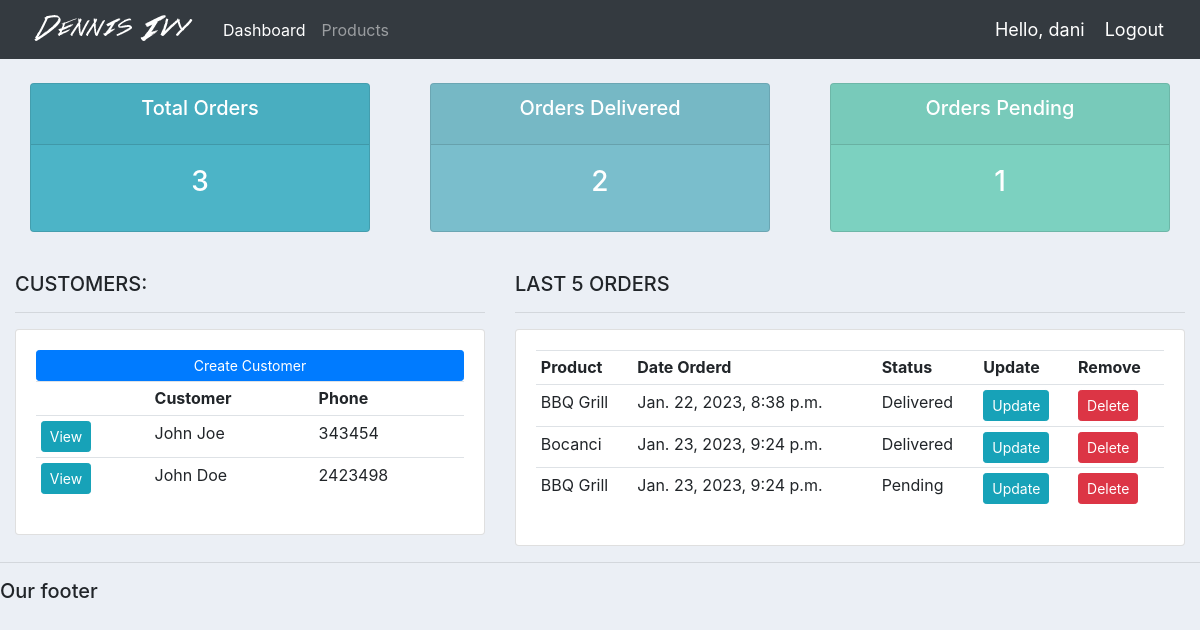
Before: / (signed in) with the older database file.
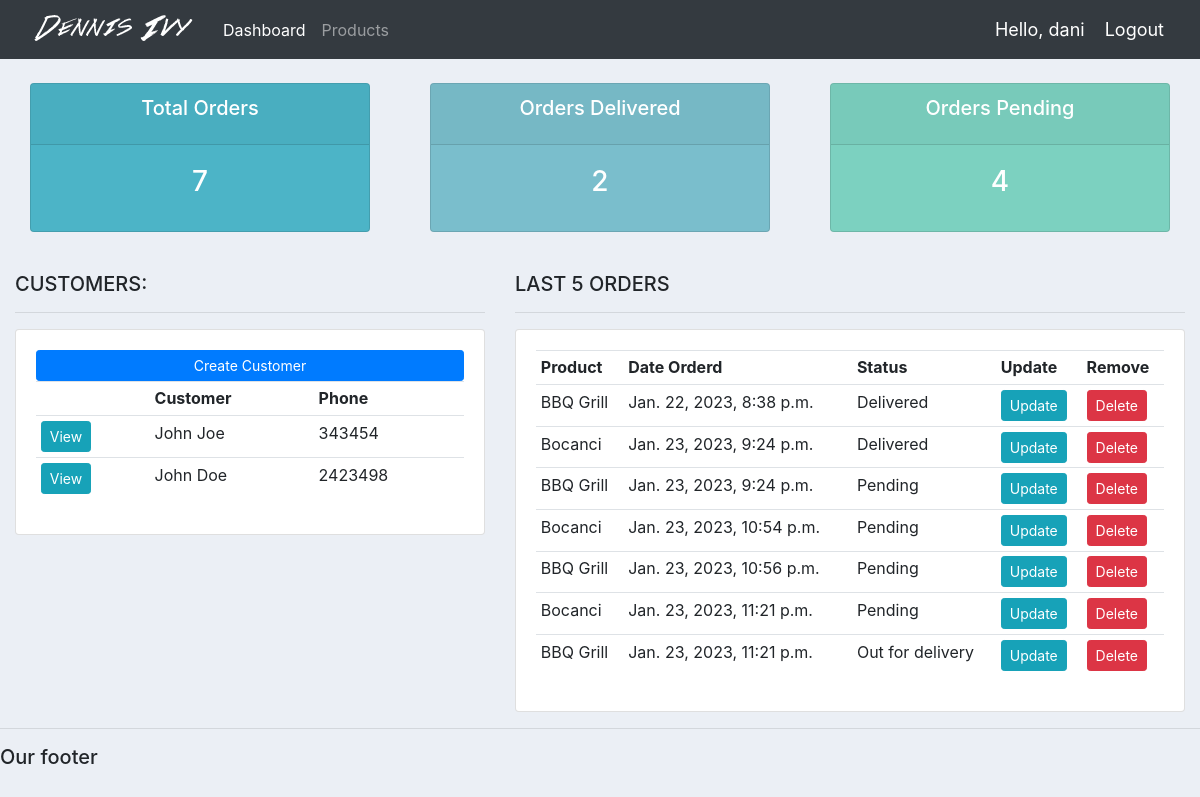
After: the same page with the newer database file.
### accounts/models.py (models this page shows, shortened)
class Customer(models.Model):
    name = models.CharField(max_length=200, null=True)
    phone = models.CharField(max_length=200, null=True)
    email = models.CharField(max_length=200, null=True)
    date_created = models.DateTimeField(auto_now_add=True)

class Order(models.Model):
    STATUS = (
        ('Pending', 'Pending'),
        ('Out for delivery', 'Out for delivery'),
        ('Delivered', 'Delivered'),
    )
    customer = models.ForeignKey(Customer, null=True, on_delete=models.SET_NULL) #relationship... relatii una la mai multe
    product = models.ForeignKey(Product, null=True, on_delete=models.SET_NULL)
    date_created =models.DateTimeField(auto_now_add=True)
    status = models.CharField(max_length=200, null=True, choices=STATUS)
    note = models.CharField(max_length=1000, null=True)

class Product(models.Model):
    CATEGORY = (
        ('Indoor', 'Indoor'),
        ('Out Door', 'Out Door'),
    )
    name = models.CharField(max_length=200, null=True)
    price = models.FloatField(null=True)
    category = models.CharField(max_length=200, null=True, choices=CATEGORY)
    description = models.CharField(max_length=200, null=True, blank=True)
    date_created = models.DateTimeField(auto_now_add=True)
    tags = models.ManyToManyField(Tag)
    def __str__(self):
        return self.name

### accounts/views.py (the view)
# urls.py: path('', views.home, name="home"),
@login_required(login_url='login')
def home(request):
    orders = Order.objects.all()
    customers = Customer.objects.all()
    total_customers = customers.count()
    total_orders = orders.count()
    delivered = orders.filter(status='Delivered').count()
    pending = orders.filter(status='Pending').count()
    context = {'orders':orders, 'customers':customers,
                'total_orders': total_orders, 'delivered': delivered,
                'pending': pending}
    return render(request, 'accounts/dashboard.html', context)

### accounts/templates/accounts/dashboard.html
{% extends 'accounts/main.html' %}
{% block content %}
{% include 'accounts/status.html' %}
<br>
<div class="row">
    <div class="col-md-5">
        <h5>CUSTOMERS:</h5>
        <hr>
        <div class="card card-body">
            <a class="btn btn-primary btn-sm btn-block" href="">Create Customer
            </a>
            <table class="table table-sm">
                <tr>
                    <th></th>
                    <th>Customer</th>
                    <th>Phone</th>
                </tr>
                {% for customer in customers %}
                    <tr>
                        <td><a class="btn btn-sm btn-info" href="{% url 'customer' customer.id %}">View</a></td>
                        <td>{{customer.name}}</td>
                        <td>{{customer.phone}}</td>
                    </tr>
                {% endfor %}
            </table>
        </div>
    </div>
    <div class="col-md-7">
        <h5>LAST 5 ORDERS</h5>
        <hr>
        <div class="card card-body">
            <table class="table table-sm">
                <tr>
                    <th>Product</th>
                    <th>Date Orderd</th>
                    <th>Status</th>
                    <th>Update</th>
                    <th>Remove</th>
                </tr>
                {% for order in orders %}
                    <tr>
                        <td>{{order.product}}</td>
                        <td>{{order.date_created}}</td>
                        <td>{{order.status}}</td>
                        <td><a class="btn btn-sm btn-info" href="{% url 'update_order' order.id %}">Update</a></td>
                        <td><a class="btn btn-sm btn-danger" href="{% url 'delete_order' order.id %}">Delete</a></td>
                    </tr>
                {% endfor %}
            </table>
        </div>
    </div>
</div>
{% endblock %}

### accounts/templates/accounts/main.html (shortened to what this page needs)
{% load static %}
<!DOCTYPE html>
<html lang="en">
<head>
    <link rel="stylesheet" href="https://cdn.jsdelivr.net/npm/bootstrap@4.3.1/dist/css/bootstrap.min.css">
    <link rel="stylesheet" type="text/css" href="{% static '/css/main.css' %}">
</head>
<body>
    {% include 'accounts/navbar.html' %}
    <div class="container-fluid">
    {% block content %}
    {% endblock %}
    </div>
    <hr>
    <h5>Our footer</h5>
</body>
</html>

### accounts/templates/accounts/navbar.html (shortened to what this page needs)
{% load static %}
<nav class="navbar navbar-expand-lg navbar-dark bg-dark">
    <img src="{% static 'images/logo.png' %}">
    <div class="collapse navbar-collapse" id="navbarNav">
      <ul class="navbar-nav">
        <li class="nav-item active">
          <a class="nav-link" href="{% url 'home' %}">Dashboard</a>
        </li>
        <li class="nav-item">
          <a class="nav-link" href="{% url 'products' %}">Products</a>
        </li>
      </ul>
    </div>
    <span class="hello-msg">Hello, {{request.user}}</span>
    <span><a class="hello-msg" href="{% url 'logout' %}">Logout</a></span>
  </nav>

### accounts/templates/accounts/status.html
<br>
<div class="row">
    <div class="col">
        <div class="col-md">
            <div class="card text-center text-white mb-3" id="total-orders">
                <div class="card-header">
                    <h5 class="card-title">Total Orders</h5>
                </div>
                <div class="card-body">
                    <h3 class="card-title">{{total_orders}}</h3>
                </div>
            </div>
        </div>
    </div>
    <div class="col">
        <div class="col-md">
            <div class="card text-center text-white mb-3" id="orders-delivered">
                <div class="card-header">
                    <h5 class="card-title">Orders Delivered</h5>
                </div>
                <div class="card-body">
                    <h3 class="card-title">{{delivered}}</h3>
                </div>
            </div>
        </div>
    </div>
    <div class="col">
        <div class="col-md">
            <div class="card text-center text-white mb-3" id="orders-pending">
                <div class="card-header">
                    <h5 class="card-title">Orders Pending</h5>
                </div>
                <div class="card-body">
                    <h3 class="card-title">{{pending}}</h3>
                </div>
            </div>
        </div>
    </div>
</div>

### static/css/main.css (style rules this page uses)
body { background-color: #ebeff5; }
#total-orders { background-color: #4cb4c7; }
#orders-delivered { background-color: #7abecc; }
#orders-pending { background-color: #7CD1C0; }

### accounts/templates/accounts/navbar.html (style rules this page uses)
.hello-msg { font-size: 18px; color: #fff; margin-right: 20px; }

Changed rows visible on the page:
added Order: product "Bocanci", date_created "Jan. 23, 2023, 10:54 p.m.", status "Pending"
added Order: product "BBQ Grill", date_created "Jan. 23, 2023, 10:56 p.m.", status "Pending"
added Order: product "Bocanci", date_created "Jan. 23, 2023, 11:21 p.m.", status "Pending"
added Order: product "BBQ Grill", date_created "Jan. 23, 2023, 11:21 p.m.", status "Out for delivery"
Other visible differences:
{{ total_orders }}: "3" → "7"
{{ pending }}: "1" → "4"
